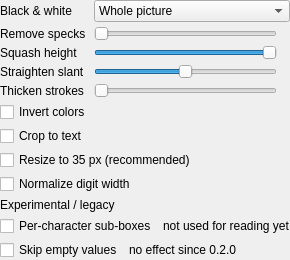
                    <widget class="QFrame" name="frame_imageCleanup">
                     <property name="frameShape">
                      <enum>QFrame::NoFrame</enum>
                     </property>
                     <layout class="QFormLayout" name="formLayout_imageCleanup">
                      <property name="rowWrapPolicy">
                       <enum>QFormLayout::WrapLongRows</enum>
                      </property>
                      <property name="fieldGrowthPolicy">
                       <enum>QFormLayout::AllNonFixedFieldsGrow</enum>
                      </property>
                      <property name="horizontalSpacing">
                       <number>8</number>
                      </property>
                      <property name="verticalSpacing">
                       <number>4</number>
                      </property>
                      <property name="leftMargin">
                       <number>0</number>
                      </property>
                      <property name="topMargin">
                       <number>0</number>
                      </property>
                      <property name="rightMargin">
                       <number>0</number>
                      </property>
                      <property name="bottomMargin">
                       <number>0</number>
                      </property>
                      <item row="0" column="0">
                       <widget class="QLabel" name="label_binarizationMethod">
                        <property name="toolTip">
                         <string>How the box is turned into black and white before OCR. Formerly “Binarize”.</string>
                        </property>
                        <property name="text">
                         <string>Black &amp; white</string>
                        </property>
                       </widget>
                      </item>
                      <item row="0" column="1">
                       <widget class="QComboBox" name="comboBox_binarizationMethod">
                        <property name="accessibleName">
                         <string>Black and white</string>
                        </property>
                        <property name="toolTip">
                         <string>How the box is turned into black and white before OCR. Whole picture: one threshold for the whole picture. None: the grayscale image. This box: a threshold for this box only. Adaptive: a threshold that varies across the box, for uneven lighting.</string>
                        </property>
                        <item>
                         <property name="text">
                          <string>Whole picture</string>
                         </property>
                        </item>
                        <item>
                         <property name="text">
                          <string>None</string>
                         </property>
                        </item>
                        <item>
                         <property name="text">
                          <string>This box</string>
                         </property>
                        </item>
                        <item>
                         <property name="text">
                          <string>Adaptive</string>
                         </property>
                        </item>
                       </widget>
                      </item>
                      <item row="1" column="0">
                       <widget class="QLabel" name="label_4">
                        <property name="toolTip">
                         <string>Remove specks smaller than a share of the box area (0 = off). Formerly “Cleanup”.</string>
                        </property>
                        <property name="text">
                         <string>Remove specks</string>
                        </property>
                       </widget>
                      </item>
                      <item row="1" column="1">
                       <layout class="QHBoxLayout" name="horizontalLayout_cleanup">
                        <property name="spacing">
                         <number>6</number>
                        </property>
                        <item>
                         <widget class="QSlider" name="horizontalSlider_cleanup">
                          <property name="accessibleName">
                           <string>Remove specks</string>
                          </property>
                          <property name="toolTip">
                           <string>Remove specks smaller than a share of the box area (0 = off). Too high a value erases thin digits such as 1.</string>
                          </property>
                          <property name="orientation">
                           <enum>Qt::Horizontal</enum>
                          </property>
                         </widget>
                        </item>
                        <item>
                         <widget class="QLabel" name="label_cleanupValue">
                          <property name="alignment">
                           <set>Qt::AlignRight|Qt::AlignTrailing|Qt::AlignVCenter</set>
                          </property>
                         </widget>
                        </item>
                       </layout>
                      </item>
                      <item row="2" column="0">
                       <widget class="QLabel" name="label_15">
                        <property name="toolTip">
                         <string>Squash the box vertically (100 % = unchanged). Formerly “V.Scale”.</string>
                        </property>
                        <property name="text">
                         <string>Squash height</string>
                        </property>
                       </widget>
                      </item>
                      <item row="2" column="1">
                       <layout class="QHBoxLayout" name="horizontalLayout_vscale">
                        <property name="spacing">
                         <number>6</number>
                        </property>
                        <item>
                         <widget class="QSlider" name="horizontalSlider_vscale">
                          <property name="accessibleName">
                           <string>Squash height</string>
                          </property>
                          <property name="toolTip">
                           <string>Squash the box vertically (100 % = unchanged), for very tall, narrow fonts</string>
                          </property>
                          <property name="minimum">
                           <number>1</number>
                          </property>
                          <property name="maximum">
                           <number>10</number>
                          </property>
                          <property name="pageStep">
                           <number>5</number>
                          </property>
                          <property name="value">
                           <number>10</number>
                          </property>
                          <property name="orientation">
                           <enum>Qt::Horizontal</enum>
                          </property>
                         </widget>
                        </item>
                        <item>
                         <widget class="QLabel" name="label_vscaleValue">
                          <property name="alignment">
                           <set>Qt::AlignRight|Qt::AlignTrailing|Qt::AlignVCenter</set>
                          </property>
                         </widget>
                        </item>
                       </layout>
                      </item>
                      <item row="3" column="0">
                       <widget class="QLabel" name="label_14">
                        <property name="toolTip">
                         <string>Shear the image to straighten slanted digits (0 = off). Formerly “Skew”.</string>
                        </property>
                        <property name="text">
                         <string>Straighten slant</string>
                        </property>
                       </widget>
                      </item>
                      <item row="3" column="1">
                       <layout class="QHBoxLayout" name="horizontalLayout_skew">
                        <property name="spacing">
                         <number>6</number>
                        </property>
                        <item>
                         <widget class="QSlider" name="horizontalSlider_skew">
                          <property name="accessibleName">
                           <string>Straighten slant</string>
                          </property>
                          <property name="toolTip">
                           <string>Shear the image horizontally to straighten slanted (italic) digits (0 = off)</string>
                          </property>
                          <property name="minimum">
                           <number>-10</number>
                          </property>
                          <property name="maximum">
                           <number>10</number>
                          </property>
                          <property name="orientation">
                           <enum>Qt::Horizontal</enum>
                          </property>
                         </widget>
                        </item>
                        <item>
                         <widget class="QLabel" name="label_skewValue">
                          <property name="alignment">
                           <set>Qt::AlignRight|Qt::AlignTrailing|Qt::AlignVCenter</set>
                          </property>
                         </widget>
                        </item>
                       </layout>
                      </item>
                      <item row="4" column="0">
                       <widget class="QLabel" name="label_9">
                        <property name="toolTip">
                         <string>Thicken the bright strokes (0 = off). Formerly “Dilate”.</string>
                        </property>
                        <property name="text">
                         <string>Thicken strokes</string>
                        </property>
                       </widget>
                      </item>
                      <item row="4" column="1">
                       <layout class="QHBoxLayout" name="horizontalLayout_dilate">
                        <property name="spacing">
                         <number>6</number>
                        </property>
                        <item>
                         <widget class="QSlider" name="horizontalSlider_dilate">
                          <property name="accessibleName">
                           <string>Thicken strokes</string>
                          </property>
                          <property name="toolTip">
                           <string>Thicken the bright strokes by this many passes (0 = off). Raise it when the segments of 7-segment digits don't touch; lower it when digits merge.</string>
                          </property>
                          <property name="maximum">
                           <number>5</number>
                          </property>
                          <property name="pageStep">
                           <number>1</number>
                          </property>
                          <property name="orientation">
                           <enum>Qt::Horizontal</enum>
                          </property>
                         </widget>
                        </item>
                        <item>
                         <widget class="QLabel" name="label_dilateValue">
                          <property name="alignment">
                           <set>Qt::AlignRight|Qt::AlignTrailing|Qt::AlignVCenter</set>
                          </property>
                         </widget>
                        </item>
                       </layout>
                      </item>
                      <item row="5" column="0" colspan="2">
                       <widget class="QCheckBox" name="checkBox_invertPatch">
                        <property name="toolTip">
                         <string>Swap black and white before OCR, for dark digits on a light background. Formerly “Invert Input”.</string>
                        </property>
                        <property name="text">
                         <string>Invert colors</string>
                        </property>
                       </widget>
                      </item>
                      <item row="6" column="0" colspan="2">
                       <widget class="QCheckBox" name="checkBox_autocrop">
                        <property name="toolTip">
                         <string>Crop the box to the area with bright pixels, plus a margin, before OCR. Formerly “Auto Crop”.</string>
                        </property>
                        <property name="text">
                         <string>Crop to text</string>
                        </property>
                       </widget>
                      </item>
                      <item row="7" column="0" colspan="2">
                       <widget class="QCheckBox" name="checkBox_rescalePatch">
                        <property name="toolTip">
                         <string>Scale the image to 35 pixels high, a favorable size for OCR. Formerly “Rescale Input”.</string>
                        </property>
                        <property name="text">
                         <string>Resize to 35 px (recommended)</string>
                        </property>
                       </widget>
                      </item>
                      <item row="8" column="0" colspan="2">
                       <widget class="QCheckBox" name="checkBox_normWHRatio">
                        <property name="toolTip">
                         <string>Scale to a favorable 1:2 width-to-height ratio. Formerly “Normalize W-H Ratio”.</string>
                        </property>
                        <property name="text">
                         <string>Normalize digit width</string>
                        </property>
                       </widget>
                      </item>
                      <item row="9" column="0" colspan="2">
                       <widget class="QLabel" name="label_legacy">
                        <property name="text">
                         <string>Experimental / legacy</string>
                        </property>
                        <property name="hint" stdset="0">
                         <bool>true</bool>
                        </property>
                       </widget>
                      </item>
                      <item row="10" column="0" colspan="2">
                       <layout class="QHBoxLayout" name="horizontalLayout_compositeBox">
                        <property name="spacing">
                         <number>6</number>
                        </property>
                        <item>
                         <widget class="QCheckBox" name="checkBox_compositeBox">
                          <property name="toolTip">
                           <string>Experimental: draw one sub-box per character with the green + in the box. Recognition still reads the whole box. Formerly “Composite (Per-Character)”.</string>
                          </property>
                          <property name="text">
                           <string>Per-character sub-boxes</string>
                          </property>
                         </widget>
                        </item>
                        <item>
                         <widget class="QLabel" name="label_compositeBoxHint">
                          <property name="text">
                           <string>not used for reading yet</string>
                          </property>
                          <property name="wordWrap">
                           <bool>true</bool>
                          </property>
                          <property name="sizePolicy">
                           <sizepolicy hsizetype="Expanding" vsizetype="Preferred">
                            <horstretch>0</horstretch>
                            <verstretch>0</verstretch>
                           </sizepolicy>
                          </property>
                          <property name="hint" stdset="0">
                           <bool>true</bool>
                          </property>
                         </widget>
                        </item>
                       </layout>
                      </item>
                      <item row="11" column="0" colspan="2">
                       <layout class="QHBoxLayout" name="horizontalLayout_skipEmpty">
                        <property name="spacing">
                         <number>6</number>
                        </property>
                        <item>
                         <widget class="QCheckBox" name="checkBox_skip_empty">
                          <property name="toolTip">
                           <string>Never write an empty value to the box's text file or OBS text source. Since 0.2.0 they only ever get good readings, so this has no effect. Formerly “Skip Empty Values”.</string>
                          </property>
                          <property name="text">
                           <string>Skip empty values</string>
                          </property>
                         </widget>
                        </item>
                        <item>
                         <widget class="QLabel" name="label_skipEmptyHint">
                          <property name="text">
                           <string>no effect since 0.2.0</string>
                          </property>
                          <property name="wordWrap">
                           <bool>true</bool>
                          </property>
                          <property name="sizePolicy">
                           <sizepolicy hsizetype="Expanding" vsizetype="Preferred">
                            <horstretch>0</horstretch>
                            <verstretch>0</verstretch>
                           </sizepolicy>
                          </property>
                          <property name="hint" stdset="0">
                           <bool>true</bool>
                          </property>
                         </widget>
                        </item>
                       </layout>
                      </item>
                     </layout>
                    </widget>
